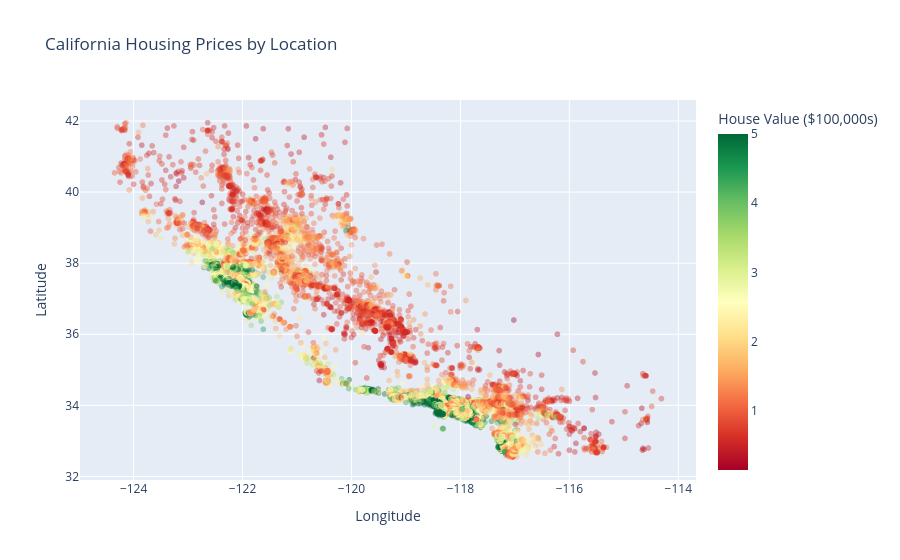

This figure's notebook cell:
### Code cell
# Map of California — colour shows house price by location
fig = px.scatter(
    df,
    x='Longitude',
    y='Latitude',
    color='MedHouseVal',
    opacity=0.4,
    title='California Housing Prices by Location',
    labels={'MedHouseVal': 'House Value ($100,000s)'},
    color_continuous_scale='RdYlGn'
)
fig.show()

### Figure 1 — Plotly figure (JSON) as saved in the notebook; plotly's stock layout.template omitted (floating-point values rounded to 4 significant figures; data arrays with more than 128 entries replaced by an {"elided": "..."} marker saying what was removed)
{"data": [{"hovertemplate": "Longitude=%{x}<br>Latitude=%{y}<br>House Value ($100,000s)=%{marker.color}<extra></extra>", "legendgroup": "", "marker": {"color": {"elided": "20640 float values"}, "coloraxis": "coloraxis", "opacity": 0.4, "symbol": "circle"}, "mode": "markers", "name": "", "showlegend": false, "type": "scattergl", "x": {"elided": "20640 float values"}, "xaxis": "x", "y": {"elided": "20640 float values"}, "yaxis": "y"}], "layout": {"coloraxis": {"colorbar": {"title": {"text": "House Value ($100,000s)"}}, "colorscale": [[0, "rgb(165,0,38)"], [0.1, "rgb(215,48,39)"], [0.2, "rgb(244,109,67)"], [0.3, "rgb(253,174,97)"], [0.4, "rgb(254,224,139)"], [0.5, "rgb(255,255,191)"], [0.6, "rgb(217,239,139)"], [0.7, "rgb(166,217,106)"], [0.8, "rgb(102,189,99)"], [0.9, "rgb(26,152,80)"], [1, "rgb(0,104,55)"]]}, "legend": {"tracegroupgap": 0}, "title": {"text": "California Housing Prices by Location"}, "xaxis": {"anchor": "y", "domain": [0, 1], "title": {"text": "Longitude"}}, "yaxis": {"anchor": "x", "domain": [0, 1], "title": {"text": "Latitude"}}}}
